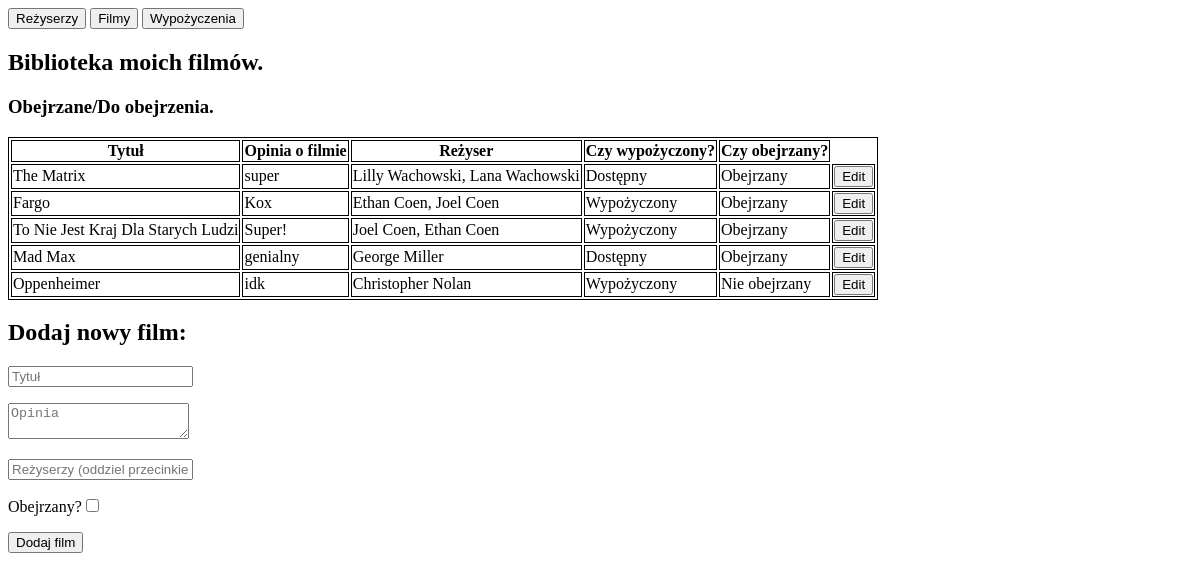
Before: /movies with the older database file.
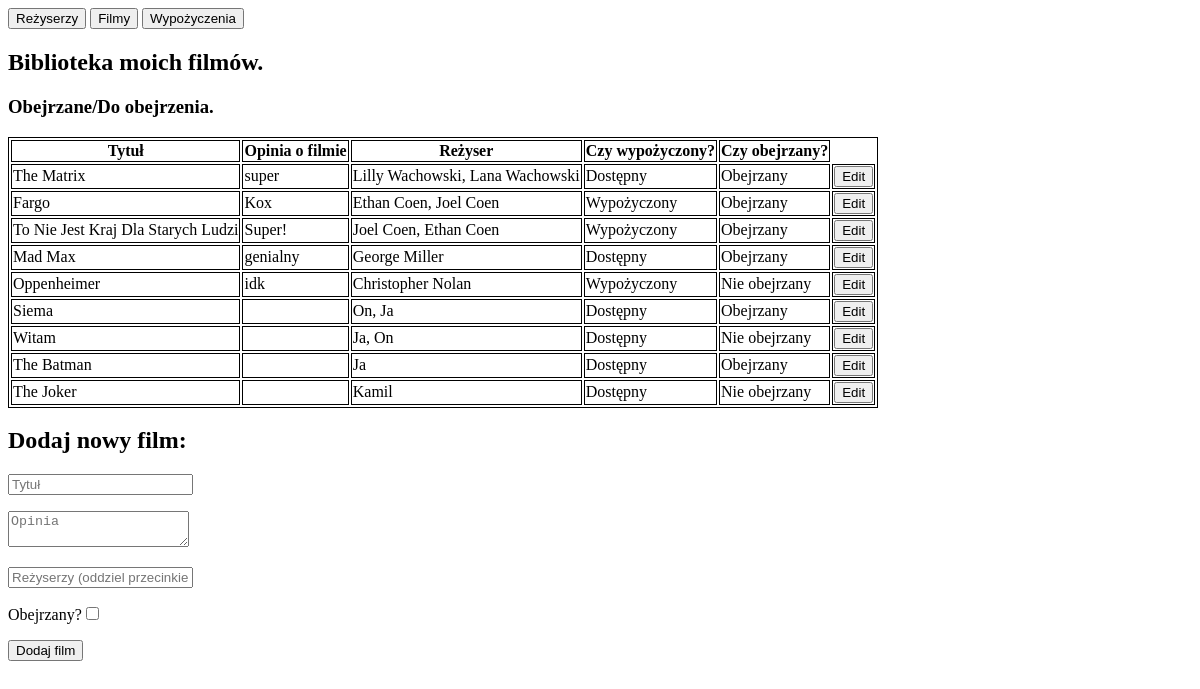
After: the same page with the newer database file.
### website/models.py (models this page shows, shortened)
class Movie(db.Model):
    id = db.Column(db.Integer, primary_key=True)
    title = db.Column(db.String(100))
    opinion = db.Column(db.String(500))
    watched = db.Column(db.Boolean, default=True)
    directors = db.relationship(
        "Director", secondary=movie_director_association, back_populates="movies"
    )
    loan = db.relationship("Loan", back_populates="movie", uselist=False)
    def is_rented(self):
        active_loan = Loan.query.filter_by(movie_id=self.id, returned_date=None).first()
        return active_loan is not None

class Director(db.Model):
    id = db.Column(db.Integer, primary_key=True)
    name = db.Column(db.String(100), unique=True)
    age = db.Column(db.Integer)
    opinion = db.Column(db.String(500))
    best_movie = db.Column(db.String(100))
    worst_movie = db.Column(db.String(100))
    movies = db.relationship(
        "Movie", secondary=movie_director_association, back_populates="directors"
    )

### website/views.py (the view, shortened to what this page needs)
@views.route("/movies", methods=["GET", "POST"])
def movies_list():
    movies = Movie.query.all()
    return render_template("movies.html", movies=movies)

### website/templates/movies.html (shortened to what this page needs)
<!DOCTYPE html>
<html lang="en">
<head>
</head>
<body>
<a href="/directors"><input type="submit" value="Reżyserzy"></a>
<a href="/movies"><input type="submit" value="Filmy"></a>
<a href="/loans"><input type="submit" value="Wypożyczenia"></a>
<h2>Biblioteka moich filmów.</h2>
<h3>Obejrzane/Do obejrzenia.</h3>
<table>
    <thead>
    <th>Tytuł</th>
    <th>Opinia o filmie</th>
    <th>Reżyser</th>
    <th>Czy wypożyczony?</th>
    <th>Czy obejrzany?</th>
    </thead>
{% for movie in movies %}
    <tr>
        <td>{{ movie.title }}</td>
        <td>{{ movie.opinion }}</td>
        <td>
            {% if movie.directors %}
        {% for director in movie.directors %}
            {{ director.name }}{% if not loop.last %}, {% endif %}
        {% endfor %}
    {% else %}
        Brak informacji
    {% endif %}
        </td>
        {% if movie.is_rented() %}
            <td>Wypożyczony</td>
        {% else %}
            <td>Dostępny</td>
        {% endif %}
        {% if movie.watched == 0 %}
            <td>Nie obejrzany</td>
        {% else %}
            <td>Obejrzany</td>
        {% endif %}
        <td><a href="{{ url_for('views.get_movie', id=movie.id )}}"><button type="button"  >Edit</button></a></td>
    </tr>
{% endfor %}
</table>
<div>
    <h2> Dodaj nowy film: </h2>
    <form method="POST">
        <div class="text-center">
            <p>
                <input placeholder="Tytuł" name="title">
            </p>
            <textarea class="my_forms_area" placeholder="Opinia" name="opinion"></textarea>
            <p>
                <input placeholder="Reżyserzy (oddziel przecinkiem)" name="directors">
            </p>
            <p>Obejrzany?<input type="checkbox" name="watched" value="1"></p>
        </div>
        <input type="submit" value="Dodaj film">
    </form>
</div>
</body>
</html>

### website/templates/movies.html (style rules this page uses)
table, th, tr, td { border: 1px solid black; }

Changed rows visible on the page:
added Movie: title "Siema", shows "Dostępny", watched "Obejrzany"
added Director: name "On"
added Director: name "Ja"
added Movie: title "Witam", shows "Dostępny", watched "Nie obejrzany"
added Movie: title "The Batman", shows "Dostępny", watched "Obejrzany"
added Movie: title "The Joker", shows "Dostępny", watched "Nie obejrzany"
added Director: name "Kamil", shown under "The Joker"
